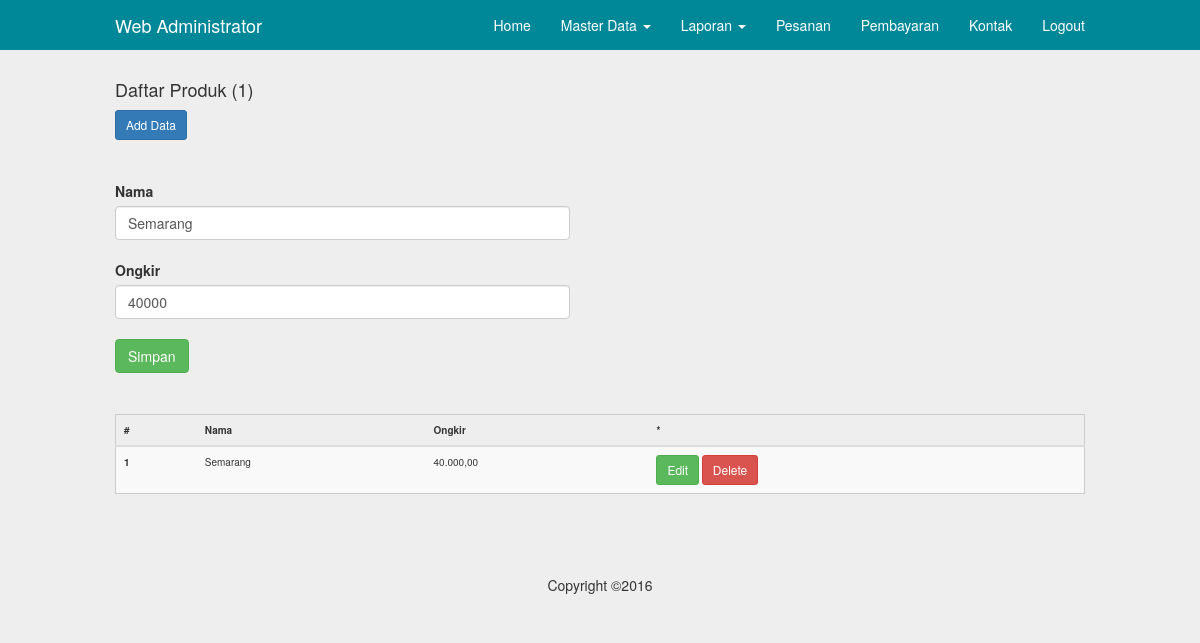
Page /admin/kota.php?act=edit&&id=2 (signed in) on the committed database.
### tables this page shows
CREATE TABLE `kota` (
  `id` int(11) NOT NULL,
  `nama` varchar(255) NOT NULL,
  `ongkir` int(11) NOT NULL
);

### inc/config.php (called while the page is built, shortened)
<?php
	$no = 1;
?>

### admin/kota.php (the view, shortened to what this page needs)
<?php
	include"../inc/config.php";
	include"inc/header.php";
?>
	<div class="container">
		<?php
			$q = mysql_query("select*from kota");
			$j = mysql_num_rows($q);
		?>
		<h4>Daftar Produk (<?php echo ($j>0)?$j:0; ?>)</h4>
		<a class="btn btn-sm btn-primary" href="kota.php?act=create">Add Data</a>
		<hr>
		<?php
			if(!empty($_GET)){
				?>
				<?php
				if($_GET['act'] == 'edit'){
					$data = mysql_fetch_object(mysql_query("select*from kota where id='$_GET[id]'"));
				?>
					<div class="row col-md-6">
					<form action="kota.php?act=edit&id=<?php echo $_GET['id'] ?>" method="post" enctype="multipart/form-data">
						<label>Nama</label><br>
						<input type="text" class="form-control" name="nama" value="<?php echo $data->nama; ?>"><br>
						<label>Ongkir</label><br>
						<input type="number" class="form-control" name="ongkir" required value="<?php echo $data->ongkir; ?>"><br>
						<input type="submit" name="form-edit" value="Simpan" class="btn btn-success">
					</form>
					</div>
					<div class="row col-md-12"><hr></div>
				<?php
				}
			}
		?>
		<table class="table table-striped table-hover">
			<thead>
				<tr>
					<th>#</th>
					<th>Nama</th>
					<th>Ongkir</th>
					<th>*</th>
				</tr>
			</thead>
			<tbody>
		<?php while($data=mysql_fetch_object($q)){ ?>
				<tr>
					<th scope="row"><?php echo $no++; ?></th>
					<td><?php echo $data->nama ?></td>
					<td><?php echo number_format($data->ongkir, 2, ',', '.') ?></td>
					<td>
						<a class="btn btn-sm btn-success" href="kota.php?act=edit&&id=<?php echo $data->id ?>">Edit</a>
						<a class="btn btn-sm btn-danger" href="kota.php?act=delete&&id=<?php echo $data->id ?>">Delete</a>
					</td>
				</tr>
		<?php } ?>
			</tbody>
		</table>
    </div>
<?php include"inc/footer.php"; ?>

### assets/css/navbar-fixed-top.css (style rules this page uses)
body { padding-top: 70px; }

### assets/css/style.css (style rules this page uses)
@media (min-width: 768px) { .container { width: 750px; } }
@media (min-width: 992px) { .container { width: 970px; } }
@media (min-width: 1200px) { .container { width: 1000px; } }
.table { border:1px solid#CCC; }
table td, table th { padding:10px; font-size: 10px; }
* { transition: all 200ms ease-in-out; }
body { background-color: #EEE; }

### rows in the picture
kota: nama "Semarang", ongkir "40000", ongkir "40.000,00"

### other values in the picture
$j "1"
